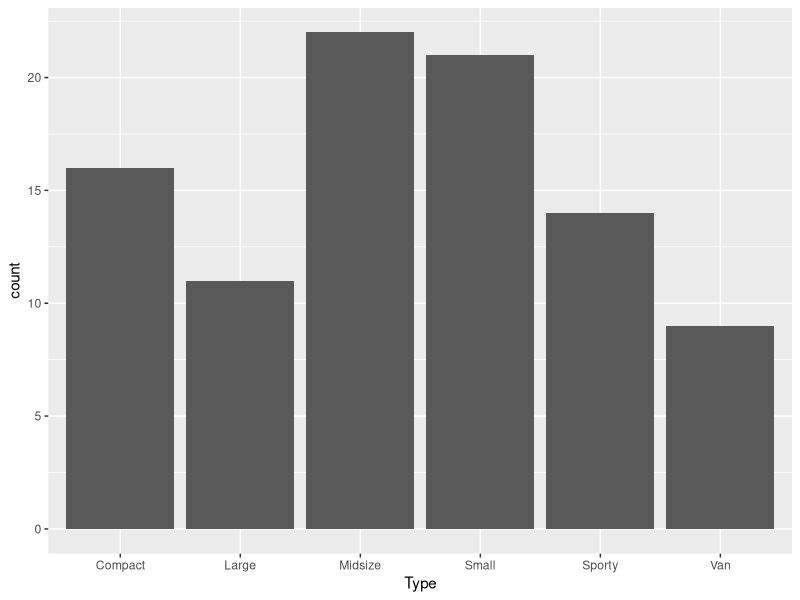
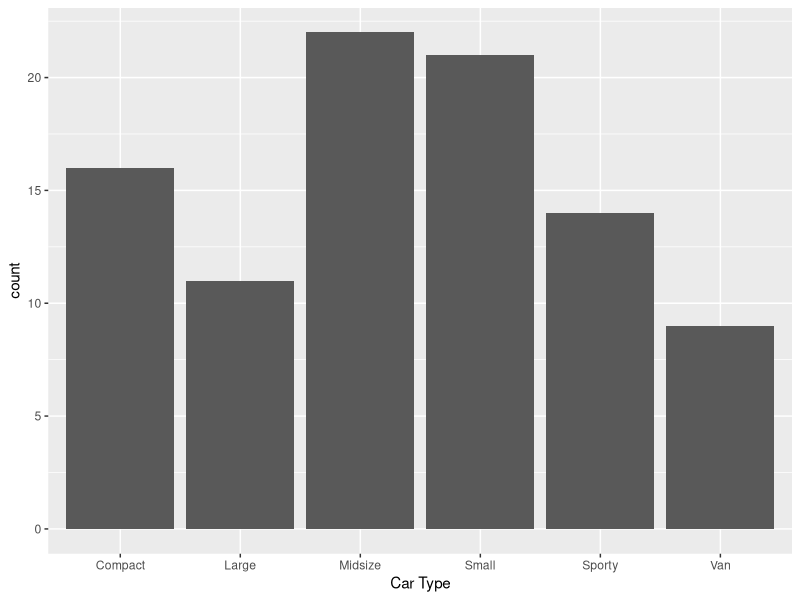
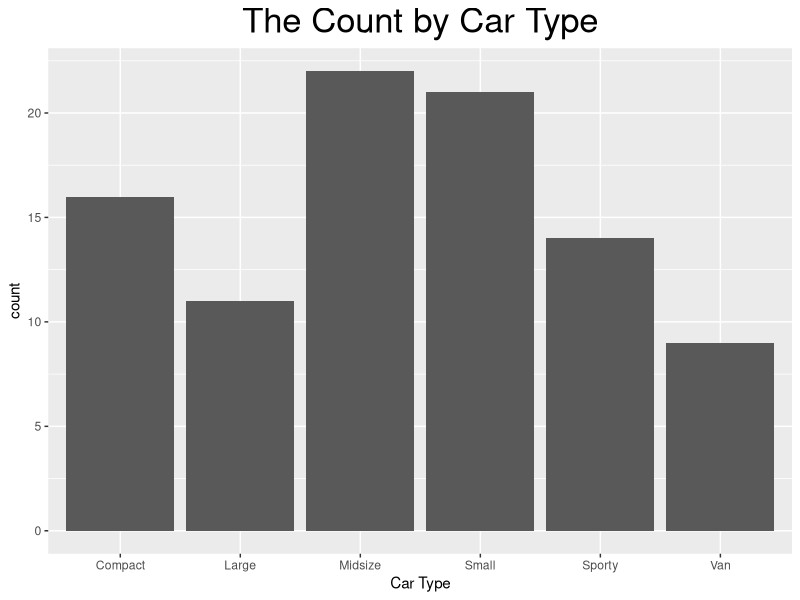
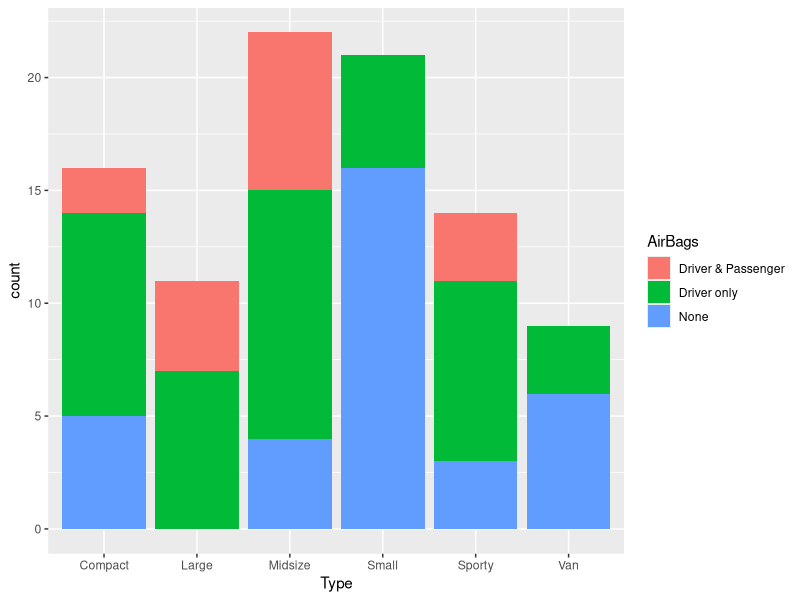
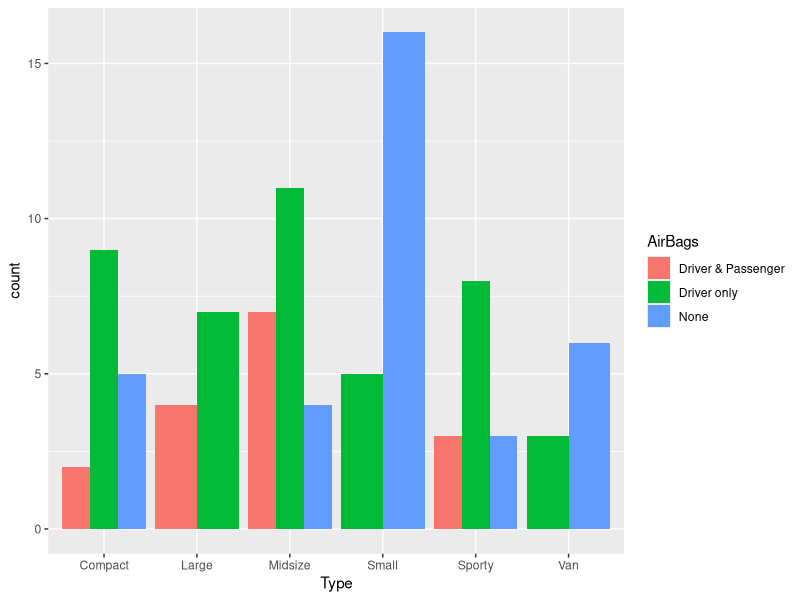
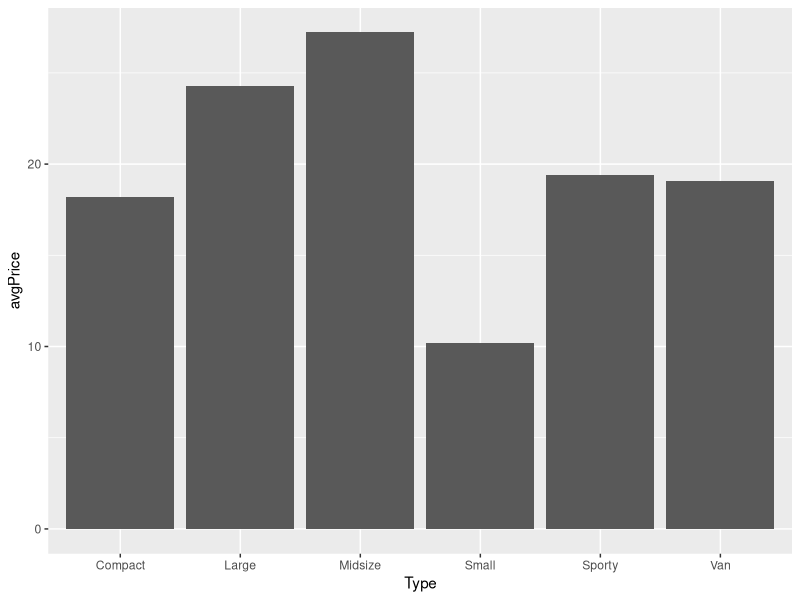
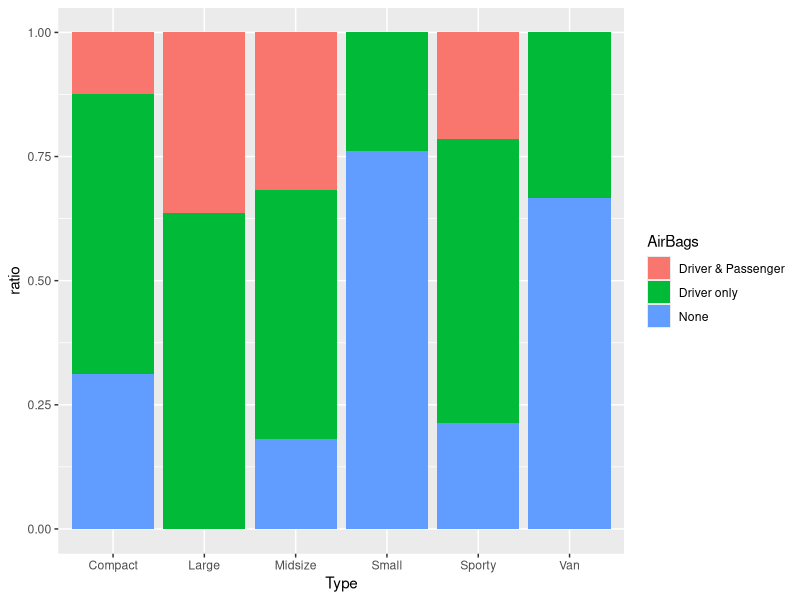
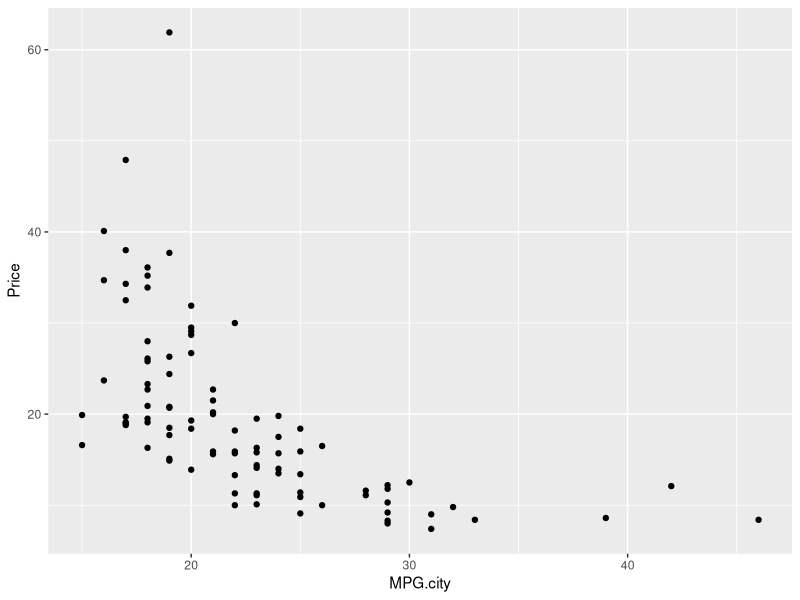

R code for these plots, in order:
install.packages("ggplot2")
install.packages("dplyr")

library(ggplot2)
library(dplyr)
library(MASS)

#Cars93 데이터 가져오기
data("Cars93")
Cars93

## 1. Bar Chart
ggplot(Cars93, aes(x=Type)) + geom_bar(stat = "count") # 막대의 높이를 빈도수로 할 경우
ggplot(Cars93, aes(x=Type)) + geom_bar(stat = "count") + labs(x="Car Type") # X축에 이름 붙이기
ggplot(Cars93, aes(x=Type)) + geom_bar(stat = "count") + labs(x="Car Type") + 
  ggtitle("The Count by Car Type") + theme(plot.title = element_text(hjust = 0.5, size = 25)) # 차트에 제목 넣기

## 2. Stack Bar Chart
ggplot(Cars93, aes(x=Type, fill=AirBags)) + geom_bar(stat = "count")
ggplot(Cars93, aes(x=Type, fill=AirBags)) + geom_bar(stat = "count", position = "dodge") # Stack 하지 않기

# type별 가격 평균값 구한 후 바차트 그리기
temp_set = Cars93 %>% group_by(Type) %>% summarise(avgPrice = mean(Price))
ggplot(temp_set, aes(x=Type, y=avgPrice)) + geom_bar(stat = "identity") #막대의 높이를 값으로 할 경우

# 비율 누적 Bar Chart 구하기
# 자동차 type별 Origin 비율구한 후 비율 누적 Bar Chart 그리기
temp_set = Cars93 %>% group_by(Type, AirBags) %>% summarise(n=n()) %>% 
  mutate(ratio = n/sum(n))

ggplot(temp_set, aes(x=Type, y=ratio, fill=AirBags)) + geom_bar(stat = "identity")


## 3. Scatter Plot
ggplot(Cars93, aes(x=MPG.city, y=Price)) + geom_point()
ggplot(Cars93, aes(x=MPG.city, y=Price)) + geom_point(shape=9) # 점모양 바꾸기
ggplot(Cars93, aes(x=MPG.city, y=Price, label = Manufacturer)) + geom_text(size=3) # 점 대신 라벨값 보여주기
ggplot(Cars93, aes(x=MPG.city, y=Price)) + geom_point(shape=2) + geom_smooth(method=lm) # 선형식 그리기
ggplot(Cars93, aes(x=MPG.city, y=Price)) + geom_point(shape=2) + geom_smooth() #다항식 그리기
ggplot(Cars93, aes(x=MPG.city, y=Price, color=factor(Manufacturer))) + geom_point(shape=2) #특정 범주형 값 별로 색깔 다르게 하기
ggplot(Cars93, aes(x=MPG.city, y=Price, color=factor(Manufacturer), size=EngineSize)) + geom_point(shape=18) #특정 범주형 값 별로 색깔/크기 다르게 하기

## 4. Box Plot
boxplot(Cars93$Price ~ Cars93$AirBags)
ggplot(Cars93, aes(x=AirBags, y=Price)) + geom_boxplot()
ggplot(Cars93, aes(x=AirBags, y=Price)) + geom_boxplot() + theme(axis.text.x=element_text(angle = 45, hjust = 1)) # x축 텍스트 회전시키기

#샘플 데이터 가져오기
data("economics_long")
economics_long
df = economics_long %>% filter(variable %in% c("psavert", "uempmed")) %>% filter(date >= "1990-01-01") #개인 저축율, 실업이 지속된 기간(주)

## 5. Line Chart
ggplot(df, aes(x=date, y=value)) + geom_line()
ggplot(df, aes(x=date, y=value, color=variable)) + geom_line()

# Line Stack Chart
ggplot(df, aes(x=date, y=value, fill=variable)) + geom_area() + geom_line(position = "stack")

#축 눈금 간격 조절하기
ggplot(df, aes(x=date, y=value, fill=variable)) + geom_area() + geom_line(position = "stack") +
  scale_x_date(date_breaks = "1 year",  date_labels = "%Y") + # X축에 연도 표시하기
  theme(axis.text.x=element_text(angle = 45, hjust = 1))    # X축 텍스트를 45도 기울여서 표시하기a


## 6. 상관계수행렬 그리기
subCars93 = Cars93 %>% dplyr::select(Price, MPG.city, MPG.highway, EngineSize)
plot(subCars93)

library(psych)
pairs.panels(subCars93)

#상관계수 구하기
corDf = cor(subCars93)
